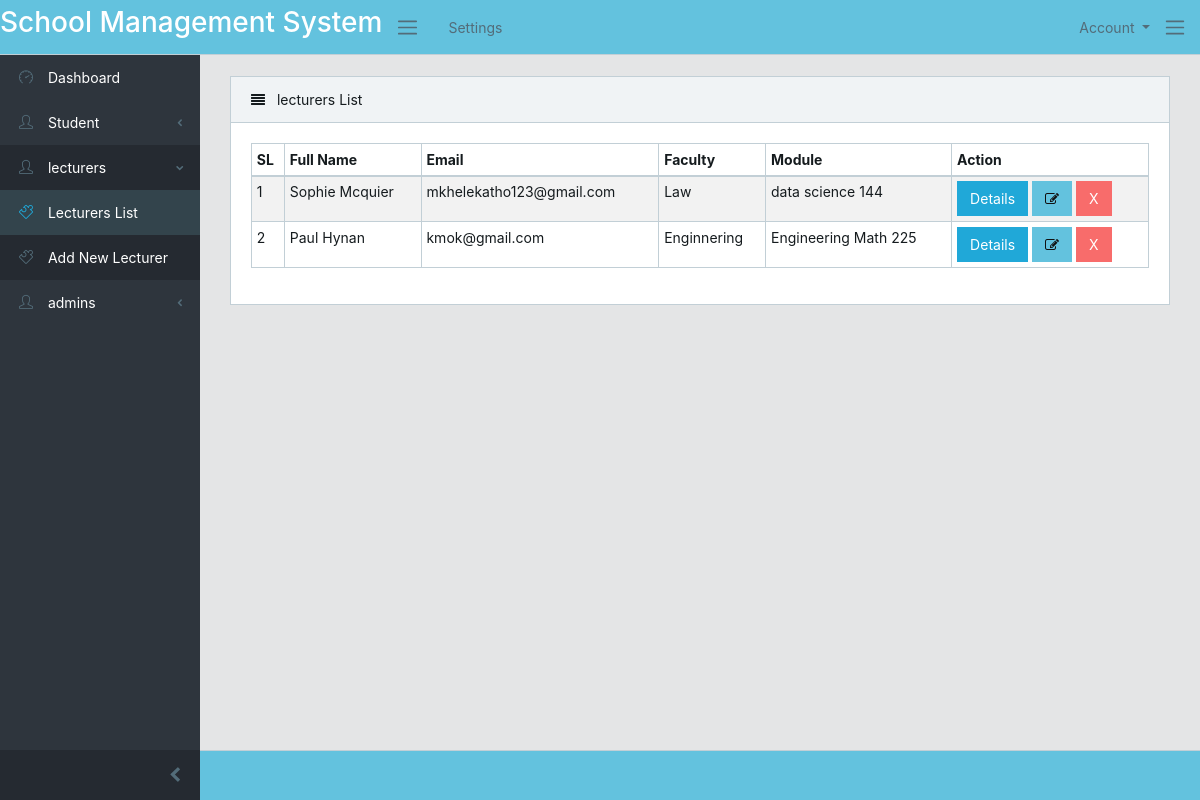
/lecturers/allteachers/, run on the app's committed database.
### lecturers/models.py (models this page shows, shortened)
class TeacherInfo(models.Model):
    name = models.OneToOneField(User, on_delete=models.CASCADE ,default=1 )
    full_name = models.CharField(max_length=100 ,null=True,blank=True )
    teacher_email = models.EmailField(unique=True ,null=True,blank=True)
    teacher_cellphone = models.CharField(max_length=100 ,null=True,blank=True )
    gender_choice = (
        ("male", "Male"),
        ("Female", "Female"),
    )
    gender = models.CharField(choices=gender_choice, max_length=10)
    faculty_choice = (
        ("Education", "Education"),
        ("Enginnering", "Enginnering"),
         ("Law", "Law"),
          ("Humanities", "Humanities"),
           ("Arts", "Arts"),
            ("Sciences", "Sciences"),
            ("Health Science", "Health Sciences")
    )
    module = models.ForeignKey("students.StudentModules", on_delete=models.SET_NULL , null=True , related_name="teacher_modules")
    Faculty = models.CharField( choices=faculty_choice, max_length=100 ,null=True,blank=True )
    lecturer_image = models.ImageField(blank=True  ,null=True)
    approved = models.BooleanField(default=False)

### students/models.py (models this page shows, shortened)
class StudentModules(models.Model):
    module_name = models.CharField(max_length=80 , null=True , blank=True)
    module_description = models.CharField(max_length=200 , null=True , blank=True)

### lecturers/views.py (the view)
# urls.py: path('allteachers/', views.teacher_list, name='teacher_list'),
def teacher_list(request):
    teachers = TeacherInfo.objects.all()
    paginator = Paginator(teachers, 10)
    page = request.GET.get('page')
    paged_teachers = paginator.get_page(page)
    context = {
        "teachers": paged_teachers
    }
    return render(request, "lecturers/teacher_list.html", context)

### templates/lecturers/teacher_list.html (shortened to what this page needs)
{% extends 'base/base.html' %}
{% load static %}
{% block content %}
<div class="row">
    <div class="col-lg-12">
        <br>
        <div class="card">
            <div class="card-header">
                <i class="fa fa-align-justify"></i> lecturers List</div>
            <div class="card-body">
                <table class="table table-responsive-sm table-bordered table-striped table-sm">
                    <thead>
                        <tr>
                            <th>SL</th>
                            <th>Full Name</th>
                            <th>Email</th>
                            <th>Faculty</th>
                            <th>Module</th>
                            <th>Action</th>
                        </tr>
                    </thead>
                    <tbody>
                        {% for teacher in teachers %}
                            <tr>
                                <td>{{ forloop.counter }}</td>
                                <td>{{ teacher.full_name }}</td>
                                <td>{{ teacher.teacher_email }}</td>
                                <td>{{ teacher.Faculty }}</td>
                                <td> {{teacher.module.module_name}}</td>
                                <td>
                                    <a href="{% url 'lecturers:single_teacher' teacher.id %}">
                                        <button type="button" class="btn btn-primary">Details</button>
                                    </a>
                                    <a href="{% url 'lecturers:edit_teacher' teacher.id %}">
                                        <button type="button" class="btn btn-info"><i class="fa fa-edit"></i></button>
                                    </a>
                                    <a href="{% url 'lecturers:delete_teacher' teacher.id %}">
                                        <button type="button" class="btn btn-danger">X</button>
                                    </a>
                                </td>
                            </tr>
                        {% endfor %}
                    </tbody>
                </table>
            </div>
        </div>
    </div>
</div>
{% endblock %}

### data on the page
TeacherInfo: full_name "Sophie Mcquier", teacher_email "mkhelekatho123@gmail.com", Faculty "Law", module.module_name "data science 144"
TeacherInfo: full_name "Paul Hynan", teacher_email "kmok@gmail.com", Faculty "Enginnering", module.module_name "Engineering Math 225"
